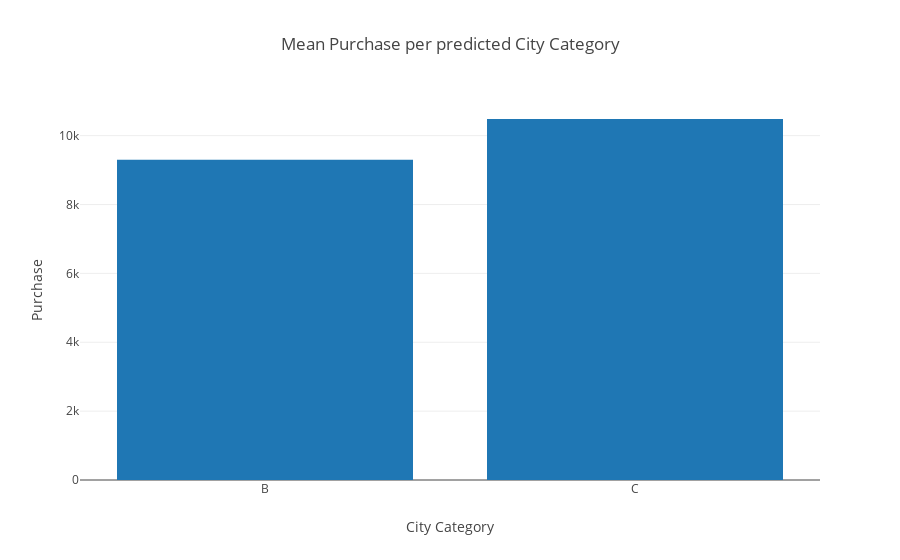

Notebook source saved alongside this figure:
### Code cell
dis_data = [go.Bar(y=predictions_pdf.groupby(['predictedLabel']).mean()["Purchase"], x=cumulative_stats.index)]

dis_layout = go.Layout(
    title='Mean Purchase per predicted City Category',
    xaxis=dict(title = "City Category", showline=False),
    yaxis=dict(title = "Purchase"))

fig = go.Figure(data=dis_data, layout=dis_layout)
iplot(fig)

### Figure 1 — Plotly figure (JSON) as saved in the notebook; plotly's stock layout.template omitted (floating-point values rounded to 4 significant figures)
{"data": [{"y": [9303.0, 10480.0], "x": ["B", "C"], "type": "bar", "uid": "4a1458b0-1e2f-4360-950f-c7f9556413e8"}], "layout": {"yaxis": {"title": {"text": "Purchase"}}, "xaxis": {"showline": false, "title": {"text": "City Category"}}, "title": {"text": "Mean Purchase per predicted City Category"}}}
